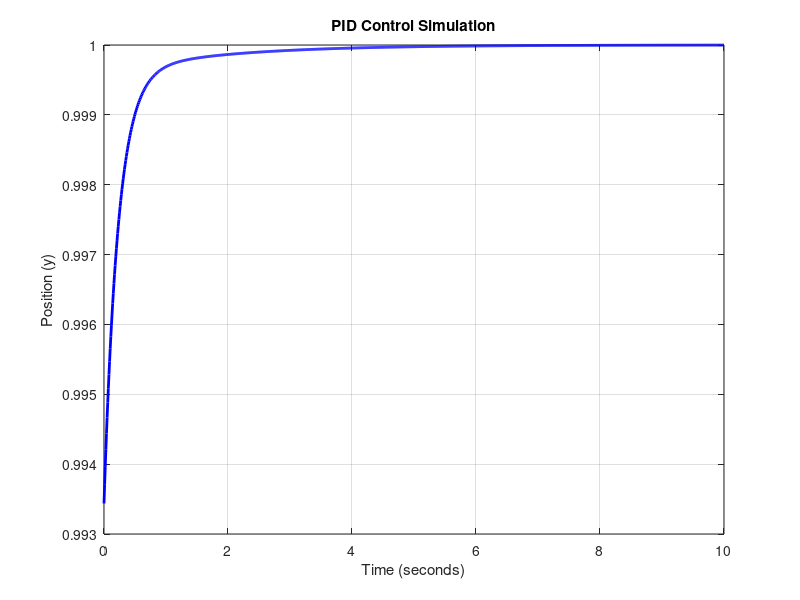
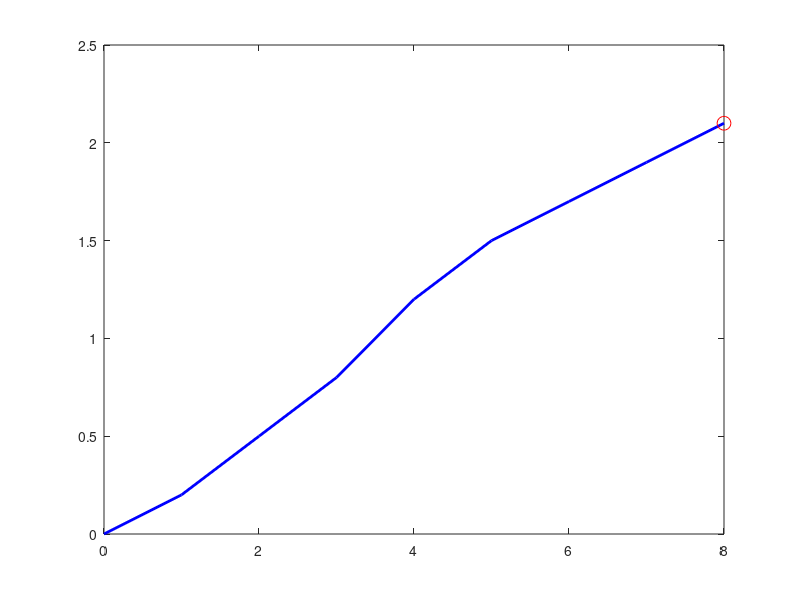
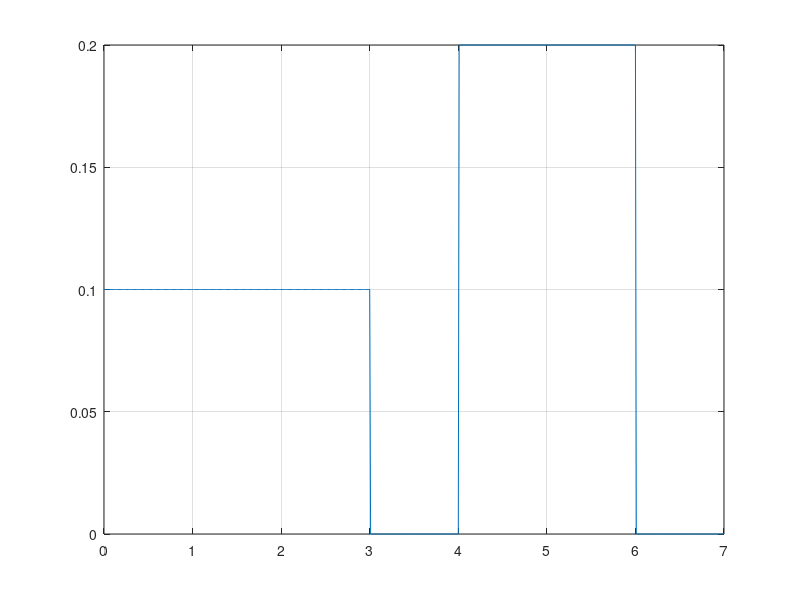

Write the MATLAB code that produced these figures, in order. (Note: this script raises an error after producing the figures.)
disp("yes")
%% 

v = 0.1;
% Fungsi gain berdasarkan kecepatan
K = @(v) 937.34 * v + 0.8953;

% Konstanta waktu
tau = 1.2396;

% Buat model sistem orde 1
sys = @(v) tf(K(v), [tau 1]);

% Setpoint atau referensi yang diinginkan
r = 1; % Misalnya, ingin robot bergerak dari y=0 ke y=1

% Parameter PID (tuning)
Kp = 1.0;
Ki = 0.5;
Kd = 0.2;

% Buat objek PID controller
C = pid(Kp, Ki, Kd);

% Sistem kontrol tertutup
T = @(v) feedback(C * sys(v), 1);

% Waktu simulasi
t = 0:0.01:10; % Misalnya simulasi dari 0 hingga 10 detik

% Kecepatan robot (misalnya, bisa bervariasi)
v = 1.0; % Contoh: kecepatan robot 1 m/s

% Respon sistem terhadap referensi
[y, t] = step(r * T(v), t); % Respon sistem terhadap setpoint r

% Plot hasil simulasi
figure;
plot(t, y, 'b', 'LineWidth', 2);
grid on;
xlabel('Time (seconds)');
ylabel('Position (y)');
title('PID Control Simulation');

%% 

% Contoh data posisi x dan waktu t
x = [0 0.2 0.5 0.8 1.2 1.5 1.7 1.9 2.1];
t = [0 1 2 3 4 5 6 7 8]; % Waktu yang sesuai dengan posisi x

figure;
axis([-1 3 min(x)-0.5 max(x)+0.5]); % Sesuaikan batas sumbu x dan y sesuai kebutuhan
grid on;
xlabel('Time');
ylabel('Position (x)');
title('Robot Movement Animation');

% Loop untuk animasi
for i = 1:length(t)
    plot(t(1:i), x(1:i), 'b', 'LineWidth', 2); % Plot data yang sudah diperbarui
    hold on;
    plot(t(i), x(i), 'ro', 'MarkerSize', 10); % Plot titik posisi saat ini sebagai lingkaran merah
    hold off;
    pause(0.1); % Jeda antara setiap frame animasi
end


%% 

t1 = 0:0.01:3;
t2 = (3+0.01):0.01:4;
t3 = (4+0.01):0.01:6;
t4 = (6+0.01):0.01:7;
t = [t1,t2,t3,t4];
u1 =[];
for i = 1:length(t1)
    u1 = [u1,0.1];
end
u2 =[];
for i = 1:length(t2)
    u2 = [u2,0];
end
u3 =[];
for i = 1:length(t3)
    u3 = [u3,0.2];
end
u4 =[];
for i = 1:length(t4)
    u4 = [u4,0];
end
u = [u1,u2,u3,u4];
figure();
plot(t,u);
grid on;
hold on;

y0 = 100;
tfl = 0;
y=[y0,y0];
umin1 = 0;
x = [];
for i = 1:length(t)
    if u(i) == 0 && umin1 == 0
        y = [y,y0+0];
    elseif u(i) ~= 0 && umin1 == 0
        tfl = t(i);
        y0 = y(end);
        % y = [y,y0+sistemX("maju", 0.1, t(i)-tfl)];
    elseif u(i) ~= 0 && umin1 ~= 0
        y = [y,y0+sistemX("maju", u(i), t(i)-tfl)];
    elseif u(i) == 0 && umin1 ~= 0
        y0 = y(end);
        y = [y,y0+0];
    end
    umin1 = u(i);
    x = [x,200];
end

plot(t,y);

figure();

xlabel('Time');
ylabel('Position (x)');
title('Robot Movement Animation');

% Loop untuk animasi
for i = 1:length(t)
    plot(x(1:i), y(1:i), 'b', 'LineWidth', 2); % Plot data yang sudah diperbarui
    axis([0 400 0 500]); % Sesuaikan batas sumbu x dan y sesuai kebutuhan
    grid on;
    hold on;
    plot(x(i), y(i), 'ro', 'MarkerSize', 10); % Plot titik posisi saat ini sebagai lingkaran merah
    hold off;
    pause(0.01); % Jeda antara setiap frame animasi
end

% Definisi fungsi dalam script
function y = sistemX(arah, kec, t)
    if arah == "maju"
        y = 0;
        outsim = 0;
        gainMaju = 937.34 * kec + 0.8953;
        tauMaju = 1.2396;
        s = tf('s'); % Definisikan operator Laplace
        Gmaju = gainMaju / (tauMaju * s + 1); % Fungsi transfer sistem
        U = 1 / s^2; % Fungsi transfer sinyal ramp
        Ymaju = Gmaju * U; % Fungsi transfer output
        Ystep = s * Gmaju * U;
        % Simulasi dan Plot Respon
        outsim = step(Ystep, t); % Hitung respon terhadap sinyal ramp
        y = outsim(end);

    elseif arah == "mundur"
        gainMundur = -1*(1242.79 * kec - 4.531);
        tauMundur = 1.949;
        s = tf('s'); % Definisikan operator Laplace
        Gmundur = gainMundur / (tauMundur * s + 1); % Fungsi transfer sistem
        U = 1 / s^2; % Fungsi transfer sinyal ramp
        Ymundur = Gmundur * U; % Fungsi transfer output
        Ystep = s * Gmundur * U;
        % Simulasi dan Plot Respon
        outsim = step(Ystep, t); % Hitung respon terhadap sinyal ramp
        y = outsim(end);
    end
end



